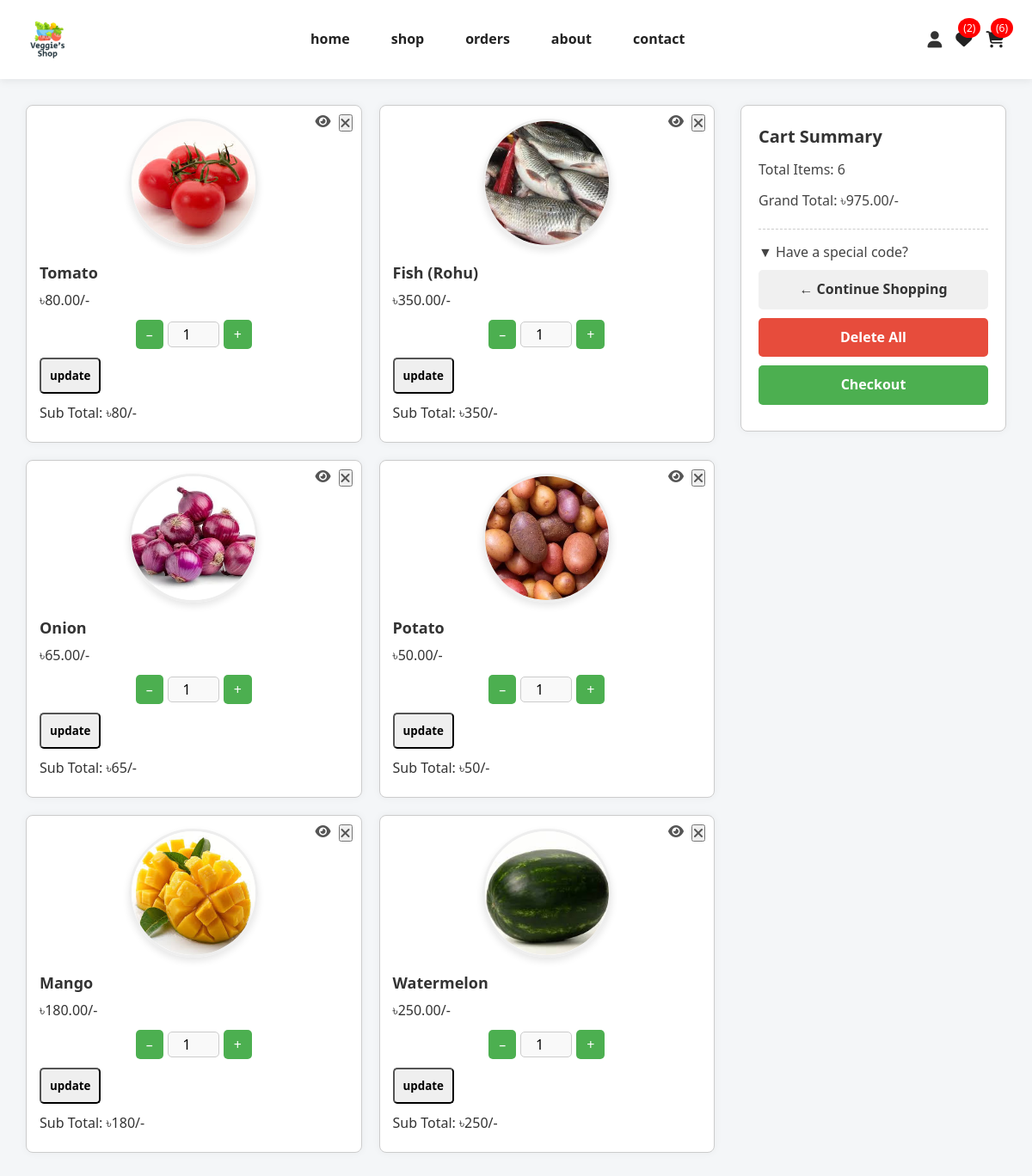
Before: /cart.php (signed in) with the older database file.
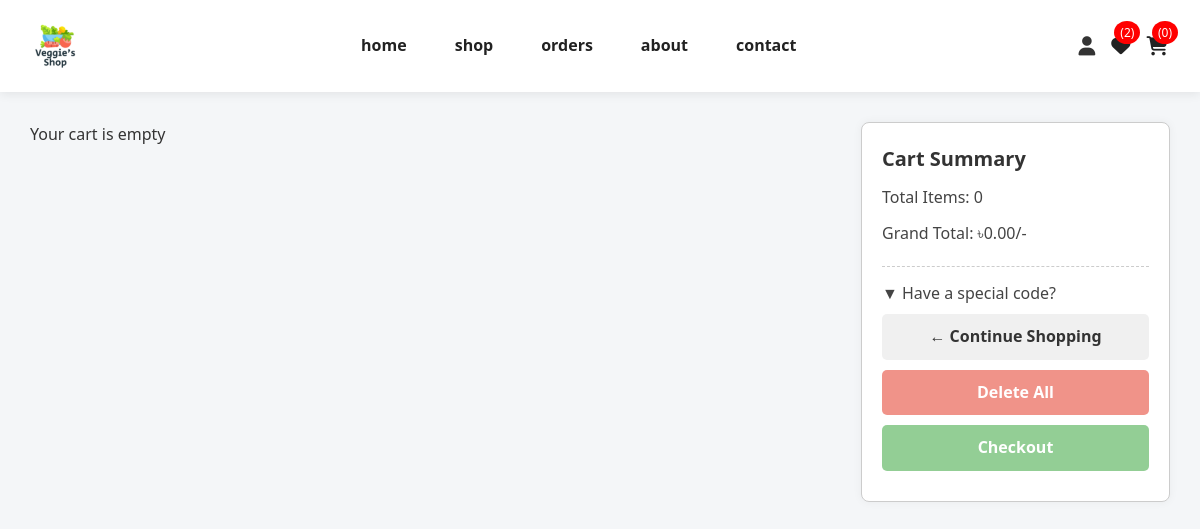
After: the same page with the newer database file.
### tables this page shows
CREATE TABLE `cart` (
  `id` int(11) NOT NULL,
  `user_id` int(11) NOT NULL,
  `pid` int(11) NOT NULL,
  `name` varchar(255) NOT NULL,
  `price` decimal(10,2) NOT NULL,
  `quantity` int(11) NOT NULL DEFAULT 1,
  `image` varchar(255) NOT NULL
);

### cart.php (the view, shortened to what this page needs)
<?php
@include 'config.php';
$user_id = $_SESSION['user_id'];
?>
<!DOCTYPE html>
<html lang="en">
<head>
   <link rel="stylesheet" href="https://cdnjs.cloudflare.com/ajax/libs/font-awesome/6.1.1/css/all.min.css">
   <link rel="stylesheet" href="css/home.css">
   <link rel="stylesheet" href="css/cart.css?v=1.5">
</head>
<body>
<?php include 'header.php'; ?>
<section class="shopping-cart">
   <div class="box-container">
   <?php
      $grand_total = 0;
      $select_cart = $conn->prepare("SELECT * FROM `cart` WHERE user_id = ?");
      $select_cart->execute([$user_id]);
      if($select_cart->rowCount() > 0){
         while($fetch_cart = $select_cart->fetch(PDO::FETCH_ASSOC)){
            $sub_total = $fetch_cart['price'] * $fetch_cart['quantity'];
            $grand_total += $sub_total;
   ?>
   <form method="POST" class="box" data-id="<?= $fetch_cart['id']; ?>">
      <button type="button" class="fas fa-times delete-btn"></button>
      <a href="view_page.php?pid=<?= $fetch_cart['pid']; ?>" class="fas fa-eye"></a>
      <img src="uploaded_img/<?= $fetch_cart['image']; ?>" alt="">
      <div class="name"><?= $fetch_cart['name']; ?></div>
      <div class="price">৳<?= $fetch_cart['price']; ?>/-</div>
      <div class="quantity-wrapper">
         <button type="button" class="qty-btn minus">–</button>
         <input type="number" name="p_qty" value="<?= $fetch_cart['quantity']; ?>" class="qty-input" readonly>
         <button type="button" class="qty-btn plus">+</button>
      </div>
      <input type="submit" value="update" name="update_qty" class="option-btn" style="margin-top:10px;">
      <div class="sub-total">Sub Total: <span>৳<?= $sub_total; ?>/-</span></div>
   </form>
   <?php } } else { echo '<p class="empty">Your cart is empty</p>'; } ?>
   </div>
   <div class="cart-summary">
      <h3>Cart Summary</h3>
      <p>Total Items: <?= $select_cart->rowCount(); ?></p>
      <p>Grand Total: ৳<?= number_format($grand_total, 2); ?>/-</p>
      <div class="promo-wrapper">
         <button type="button" class="promo-toggle" onclick="togglePromo()">▼ Have a special code?</button>
      </div>
      <a href="shop.php" class="option-btn">← Continue Shopping</a>
      <a href="cart.php?delete_all" class="delete-btn <?= ($grand_total > 0)?'':'disabled'; ?>">Delete All</a>
      <a href="checkout.php" class="btn <?= ($grand_total > 0)?'':'disabled'; ?>">Checkout</a>
   </div>
</section>
</body>
</html>

### header.php (shortened to what this page needs)
<header class="header">
   <div class="flex">
      <img src="uploaded_img/logo.png" class="logo" alt="">
      <nav class="navbar">
         <a href="home.php">home</a>
         <a href="shop.php">shop</a>
         <a href="orders.php">orders</a>
         <a href="about.php">about</a>
         <a href="contact.php">contact</a>
      </nav>
      <div class="icons">
         <div id="user-btn" class="fas fa-user"></div>
         <?php
            $count_cart_items = $conn->prepare("SELECT * FROM `cart` WHERE user_id = ?");
            $count_cart_items->execute([$user_id]);
            $count_wishlist_items = $conn->prepare("SELECT * FROM `wishlist` WHERE user_id = ?");
            $count_wishlist_items->execute([$user_id]);
         ?>
         <a href="wishlist.php"><i class="fas fa-heart"></i><span>(<?= $count_wishlist_items->rowCount(); ?>)</span></a>
         <a href="cart.php"><i class="fas fa-shopping-cart"></i><span>(<?= $count_cart_items->rowCount(); ?>)</span></a>
      </div>
   </div>
</header>

### css/home.css (style rules this page uses)
* { margin: 0; padding: 0; box-sizing: border-box; font-family: 'Segoe UI', sans-serif; }
body { background-color: #f4f6f8; color: #333; line-height: 1.6; }
a { text-decoration: none; color: inherit; }
img { max-width: 100%; display: block; }
.header { background: #ffffff; box-shadow: 0 2px 10px rgba(0, 0, 0, 0.08); padding: 1rem 2rem; position: sticky; top: 0; z-index: 1000; }
.header .flex { display: flex; align-items: center; justify-content: space-between; flex-wrap: wrap; }
.header .logo { height: 60px; object-fit: contain; }
.navbar { display: flex; gap: 1.5rem; }
.navbar a { font-weight: 600; color: #222; padding: 8px 12px; border-radius: 6px; position: relative; transition: 0.3s ease; }
.navbar a::after { content: ''; position: absolute; left: 0; bottom: -2px; width: 0; height: 2px; background: #28a745; transition: width 0.3s; }
.icons { display: flex; align-items: center; gap: 1rem; font-size: 1.2rem; }
.icons a { color: #222; position: relative; }
.icons a span { font-size: 0.75rem; color: white; background: red; border-radius: 50%; padding: 2px 6px; position: absolute; top: -10px; right: -10px; }
.box-container { display: flex; flex-wrap: wrap; justify-content: center; gap: 2rem; }
.qty-btn { background-color: #28a745; color: white; border: none; padding: 4px 10px; border-radius: 4px; font-size: 18px; cursor: pointer; transition: background 0.3s ease; }
.qty-input { width: 40px; height: 30px; text-align: center; font-size: 16px; border-radius: 4px; border: 1px solid #ccc; }

### css/cart.css (style rules this page uses)
body { font-family: 'Segoe UI', sans-serif; background-color: #f4f6f8; }
.shopping-cart { padding: 30px; max-width: 1200px; margin: auto; display: flex; gap: 30px; flex-wrap: wrap; }
.box-container { flex: 3; display: grid; grid-template-columns: repeat(auto-fill, minmax(280px, 1fr)); gap: 20px; }
.cart-summary { flex: 1; position: sticky; top: 100px; align-self: flex-start; background: #fff; border: 1px solid #ccc; border-radius: 8px; padding: 20px; box-shadow: 0 0 10px rgba(0,0,0,0.05); min-width: 250px; }
.cart-summary h3 { margin-bottom: 10px; font-size: 20px; color: #333; }
.cart-summary p { margin: 10px 0; color: #444; }
.cart-summary a, .cart-summary .btn, .cart-summary .delete-btn, .option-btn { display: block; margin: 10px 0; padding: 10px; text-align: center; border-radius: 5px; text-decoration: none; font-weight: bold; }
.cart-summary .btn { background-color: #4CAF50; color: white; }
.cart-summary .delete-btn { background-color: #e74c3c; color: white; }
.cart-summary .option-btn { background-color: #f0f0f0; color: #333; }
.disabled { pointer-events: none; opacity: 0.6; }
.promo-wrapper { margin-top: 20px; border-top: 1px dashed #ccc; padding-top: 15px; }
.promo-toggle { background: none; border: none; font-size: 16px; color: #444; cursor: pointer; display: flex; align-items: center; gap: 6px; }
.box { border: 1px solid #ccc; padding: 15px; border-radius: 8px; background-color: #fff; box-shadow: 0 0 10px rgba(0,0,0,0.05); position: relative; transition: opacity 0.5s ease; }
.box .fas { position: absolute; top: 10px; font-size: 16px; color: #555; cursor: pointer; }
.box .fa-times { right: 10px; }
.box .fa-eye { right: 35px; }
.box img { width: 150px; height: 150px; border-radius: 50%; object-fit: cover; margin: 0 auto 15px auto; display: block; border: 3px solid #eee; box-shadow: 0 4px 8px rgba(0,0,0,0.1); }
.box .name { font-weight: bold; font-size: 18px; margin-bottom: 5px; }
.box .price, .box .sub-total { margin: 5px 0; color: #333; }
.quantity-wrapper { display: flex; justify-content: center; align-items: center; gap: 5px; margin-top: 10px; }
.qty-input { width: 60px; text-align: center; padding: 6px; border: 1px solid #ccc; border-radius: 5px; font-size: 16px; background-color: #f9f9f9; }
.qty-btn { padding: 6px 12px; background-color: #4CAF50; color: white; border: none; font-size: 16px; border-radius: 5px; cursor: pointer; }

Changed rows visible on the page:
removed cart: image (picture), name "Tomato", price "80.00", p_qty "1", sub_total "80"
removed cart: image (picture), name "Fish (Rohu)", price "350.00", p_qty "1", sub_total "350"
removed cart: image (picture), name "Onion", price "65.00", p_qty "1", sub_total "65"
removed cart: image (picture), name "Potato", price "50.00", p_qty "1", sub_total "50"
removed cart: image (picture), name "Mango", price "180.00", p_qty "1", sub_total "180"
removed cart: image (picture), name "Watermelon", price "250.00", p_qty "1", sub_total "250"
Other visible differences:
$count_cart_items->rowCount(): "6" → "0"
$select_cart->rowCount(): "6" → "0"
$grand_total: "975.00" → "0.00"
text now shown: "Your cart is empty"
